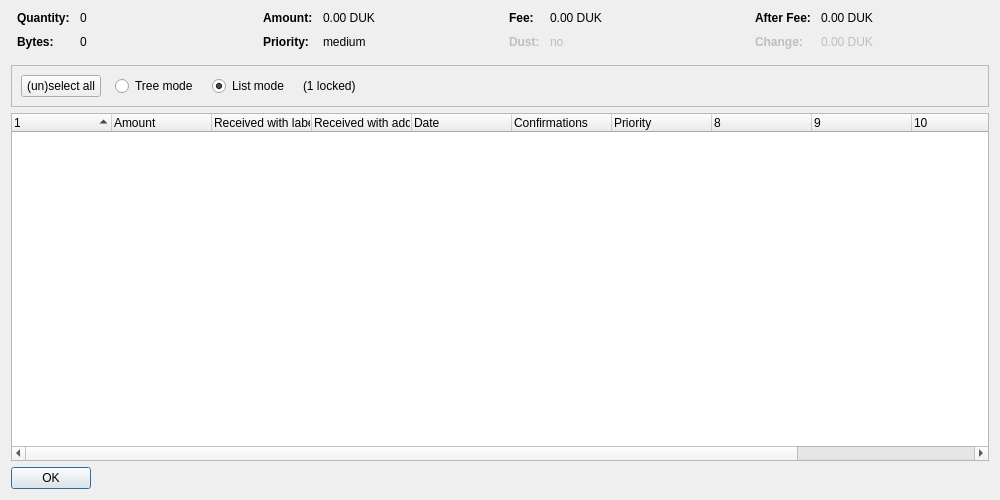
<?xml version="1.0" encoding="UTF-8"?>
<ui version="4.0">
 <class>CoinControlDialog</class>
 <widget class="QDialog" name="CoinControlDialog">
  <property name="geometry">
   <rect>
    <x>0</x>
    <y>0</y>
    <width>1000</width>
    <height>500</height>
   </rect>
  </property>
  <property name="windowTitle">
   <string>Coin Selection</string>
  </property>
  <layout class="QVBoxLayout" name="verticalLayout">
   <item>
    <layout class="QHBoxLayout" name="horizontalLayoutTop" stretch="0,0,0,0">
     <property name="topMargin">
      <number>0</number>
     </property>
     <property name="bottomMargin">
      <number>10</number>
     </property>
     <item>
      <layout class="QFormLayout" name="formLayoutCoinControl1">
       <property name="horizontalSpacing">
        <number>10</number>
       </property>
       <property name="verticalSpacing">
        <number>10</number>
       </property>
       <property name="leftMargin">
        <number>6</number>
       </property>
       <property name="rightMargin">
        <number>6</number>
       </property>
       <item row="0" column="0">
        <widget class="QLabel" name="labelCoinControlQuantityText">
         <property name="font">
          <font>
           <weight>75</weight>
           <bold>true</bold>
          </font>
         </property>
         <property name="text">
          <string>Quantity:</string>
         </property>
        </widget>
       </item>
       <item row="0" column="1">
        <widget class="QLabel" name="labelCoinControlQuantity">
         <property name="cursor">
          <cursorShape>IBeamCursor</cursorShape>
         </property>
         <property name="contextMenuPolicy">
          <enum>Qt::ActionsContextMenu</enum>
         </property>
         <property name="text">
          <string notr="true">0</string>
         </property>
         <property name="textInteractionFlags">
          <set>Qt::LinksAccessibleByMouse|Qt::TextSelectableByKeyboard|Qt::TextSelectableByMouse</set>
         </property>
        </widget>
       </item>
       <item row="1" column="0">
        <widget class="QLabel" name="labelCoinControlBytesText">
         <property name="font">
          <font>
           <weight>75</weight>
           <bold>true</bold>
          </font>
         </property>
         <property name="text">
          <string>Bytes:</string>
         </property>
        </widget>
       </item>
       <item row="1" column="1">
        <widget class="QLabel" name="labelCoinControlBytes">
         <property name="cursor">
          <cursorShape>IBeamCursor</cursorShape>
         </property>
         <property name="contextMenuPolicy">
          <enum>Qt::ActionsContextMenu</enum>
         </property>
         <property name="text">
          <string notr="true">0</string>
         </property>
         <property name="textInteractionFlags">
          <set>Qt::LinksAccessibleByMouse|Qt::TextSelectableByKeyboard|Qt::TextSelectableByMouse</set>
         </property>
        </widget>
       </item>
      </layout>
     </item>
     <item>
      <layout class="QFormLayout" name="formLayoutCoinControl2">
       <property name="horizontalSpacing">
        <number>10</number>
       </property>
       <property name="verticalSpacing">
        <number>10</number>
       </property>
       <property name="leftMargin">
        <number>6</number>
       </property>
       <property name="rightMargin">
        <number>6</number>
       </property>
       <item row="0" column="0">
        <widget class="QLabel" name="labelCoinControlAmountText">
         <property name="font">
          <font>
           <weight>75</weight>
           <bold>true</bold>
          </font>
         </property>
         <property name="text">
          <string>Amount:</string>
         </property>
        </widget>
       </item>
       <item row="0" column="1">
        <widget class="QLabel" name="labelCoinControlAmount">
         <property name="cursor">
          <cursorShape>IBeamCursor</cursorShape>
         </property>
         <property name="contextMenuPolicy">
          <enum>Qt::ActionsContextMenu</enum>
         </property>
         <property name="text">
          <string notr="true">0.00 DUK</string>
         </property>
         <property name="textInteractionFlags">
          <set>Qt::LinksAccessibleByMouse|Qt::TextSelectableByKeyboard|Qt::TextSelectableByMouse</set>
         </property>
        </widget>
       </item>
       <item row="1" column="0">
        <widget class="QLabel" name="labelCoinControlPriorityText">
         <property name="font">
          <font>
           <weight>75</weight>
           <bold>true</bold>
          </font>
         </property>
         <property name="text">
          <string>Priority:</string>
         </property>
        </widget>
       </item>
       <item row="1" column="1">
        <widget class="QLabel" name="labelCoinControlPriority">
         <property name="cursor">
          <cursorShape>IBeamCursor</cursorShape>
         </property>
         <property name="contextMenuPolicy">
          <enum>Qt::ActionsContextMenu</enum>
         </property>
         <property name="text">
          <string notr="true">medium</string>
         </property>
         <property name="textInteractionFlags">
          <set>Qt::LinksAccessibleByMouse|Qt::TextSelectableByKeyboard|Qt::TextSelectableByMouse</set>
         </property>
        </widget>
       </item>
      </layout>
     </item>
     <item>
      <layout class="QFormLayout" name="formLayoutCoinControl3">
       <property name="horizontalSpacing">
        <number>10</number>
       </property>
       <property name="verticalSpacing">
        <number>10</number>
       </property>
       <property name="leftMargin">
        <number>6</number>
       </property>
       <property name="rightMargin">
        <number>6</number>
       </property>
       <item row="0" column="0">
        <widget class="QLabel" name="labelCoinControlFeeText">
         <property name="font">
          <font>
           <weight>75</weight>
           <bold>true</bold>
          </font>
         </property>
         <property name="text">
          <string>Fee:</string>
         </property>
        </widget>
       </item>
       <item row="0" column="1">
        <widget class="QLabel" name="labelCoinControlFee">
         <property name="cursor">
          <cursorShape>IBeamCursor</cursorShape>
         </property>
         <property name="contextMenuPolicy">
          <enum>Qt::ActionsContextMenu</enum>
         </property>
         <property name="text">
          <string notr="true">0.00 DUK</string>
         </property>
         <property name="textInteractionFlags">
          <set>Qt::LinksAccessibleByMouse|Qt::TextSelectableByKeyboard|Qt::TextSelectableByMouse</set>
         </property>
        </widget>
       </item>
       <item row="1" column="0">
        <widget class="QLabel" name="labelCoinControlLowOutputText">
         <property name="enabled">
          <bool>false</bool>
         </property>
         <property name="font">
          <font>
           <weight>75</weight>
           <bold>true</bold>
          </font>
         </property>
         <property name="text">
          <string>Dust:</string>
         </property>
        </widget>
       </item>
       <item row="1" column="1">
        <widget class="QLabel" name="labelCoinControlLowOutput">
         <property name="enabled">
          <bool>false</bool>
         </property>
         <property name="cursor">
          <cursorShape>IBeamCursor</cursorShape>
         </property>
         <property name="contextMenuPolicy">
          <enum>Qt::ActionsContextMenu</enum>
         </property>
         <property name="text">
          <string notr="true">no</string>
         </property>
         <property name="textInteractionFlags">
          <set>Qt::LinksAccessibleByMouse|Qt::TextSelectableByKeyboard|Qt::TextSelectableByMouse</set>
         </property>
        </widget>
       </item>
      </layout>
     </item>
     <item>
      <layout class="QFormLayout" name="formLayoutCoinControl4">
       <property name="horizontalSpacing">
        <number>10</number>
       </property>
       <property name="verticalSpacing">
        <number>10</number>
       </property>
       <property name="leftMargin">
        <number>6</number>
       </property>
       <property name="rightMargin">
        <number>6</number>
       </property>
       <item row="0" column="0">
        <widget class="QLabel" name="labelCoinControlAfterFeeText">
         <property name="font">
          <font>
           <weight>75</weight>
           <bold>true</bold>
          </font>
         </property>
         <property name="text">
          <string>After Fee:</string>
         </property>
        </widget>
       </item>
       <item row="0" column="1">
        <widget class="QLabel" name="labelCoinControlAfterFee">
         <property name="cursor">
          <cursorShape>IBeamCursor</cursorShape>
         </property>
         <property name="contextMenuPolicy">
          <enum>Qt::ActionsContextMenu</enum>
         </property>
         <property name="text">
          <string notr="true">0.00 DUK</string>
         </property>
         <property name="textInteractionFlags">
          <set>Qt::LinksAccessibleByMouse|Qt::TextSelectableByKeyboard|Qt::TextSelectableByMouse</set>
         </property>
        </widget>
       </item>
       <item row="1" column="0">
        <widget class="QLabel" name="labelCoinControlChangeText">
         <property name="enabled">
          <bool>false</bool>
         </property>
         <property name="font">
          <font>
           <weight>75</weight>
           <bold>true</bold>
          </font>
         </property>
         <property name="text">
          <string>Change:</string>
         </property>
        </widget>
       </item>
       <item row="1" column="1">
        <widget class="QLabel" name="labelCoinControlChange">
         <property name="enabled">
          <bool>false</bool>
         </property>
         <property name="cursor">
          <cursorShape>IBeamCursor</cursorShape>
         </property>
         <property name="contextMenuPolicy">
          <enum>Qt::ActionsContextMenu</enum>
         </property>
         <property name="text">
          <string notr="true">0.00 DUK</string>
         </property>
         <property name="textInteractionFlags">
          <set>Qt::LinksAccessibleByMouse|Qt::TextSelectableByKeyboard|Qt::TextSelectableByMouse</set>
         </property>
        </widget>
       </item>
      </layout>
     </item>
    </layout>
   </item>
   <item>
    <widget class="QFrame" name="frame">
     <property name="minimumSize">
      <size>
       <width>0</width>
       <height>40</height>
      </size>
     </property>
     <property name="frameShape">
      <enum>QFrame::StyledPanel</enum>
     </property>
     <property name="frameShadow">
      <enum>QFrame::Sunken</enum>
     </property>
     <layout class="QHBoxLayout" name="horizontalLayout">
      <item>
       <layout class="QHBoxLayout" name="horizontalLayoutPanel" stretch="0,0,0,0,0">
        <property name="spacing">
         <number>14</number>
        </property>
        <item>
         <widget class="QPushButton" name="pushButtonSelectAll">
          <property name="sizePolicy">
           <sizepolicy hsizetype="Maximum" vsizetype="Fixed">
            <horstretch>0</horstretch>
            <verstretch>0</verstretch>
           </sizepolicy>
          </property>
          <property name="text">
           <string>(un)select all</string>
          </property>
          <property name="autoDefault">
           <bool>false</bool>
          </property>
         </widget>
        </item>
        <item>
         <widget class="QRadioButton" name="radioTreeMode">
          <property name="sizePolicy">
           <sizepolicy hsizetype="Maximum" vsizetype="Fixed">
            <horstretch>0</horstretch>
            <verstretch>0</verstretch>
           </sizepolicy>
          </property>
          <property name="text">
           <string>Tree mode</string>
          </property>
         </widget>
        </item>
        <item>
         <widget class="QRadioButton" name="radioListMode">
          <property name="sizePolicy">
           <sizepolicy hsizetype="Maximum" vsizetype="Fixed">
            <horstretch>0</horstretch>
            <verstretch>0</verstretch>
           </sizepolicy>
          </property>
          <property name="text">
           <string>List mode</string>
          </property>
          <property name="checked">
           <bool>true</bool>
          </property>
         </widget>
        </item>
        <item>
         <widget class="QLabel" name="labelLocked">
          <property name="text">
           <string notr="true">(1 locked)</string>
          </property>
         </widget>
        </item>
        <item>
         <spacer name="horizontalSpacer">
          <property name="orientation">
           <enum>Qt::Horizontal</enum>
          </property>
          <property name="sizeHint" stdset="0">
           <size>
            <width>40</width>
            <height>20</height>
           </size>
          </property>
         </spacer>
        </item>
       </layout>
      </item>
     </layout>
    </widget>
   </item>
   <item>
    <widget class="CoinControlTreeWidget" name="treeWidget">
     <property name="contextMenuPolicy">
      <enum>Qt::CustomContextMenu</enum>
     </property>
     <property name="sortingEnabled">
      <bool>false</bool>
     </property>
     <property name="columnCount">
      <number>12</number>
     </property>
     <attribute name="headerShowSortIndicator" stdset="0">
      <bool>true</bool>
     </attribute>
     <attribute name="headerStretchLastSection">
      <bool>false</bool>
     </attribute>
     <column>
      <property name="text">
       <string/>
      </property>
     </column>
     <column>
      <property name="text">
       <string>Amount</string>
      </property>
     </column>
     <column>
      <property name="text">
       <string>Received with label</string>
      </property>
     </column>
     <column>
      <property name="text">
       <string>Received with address</string>
      </property>
     </column>
     <column>
      <property name="text">
       <string>Date</string>
      </property>
     </column>
     <column>
      <property name="text">
       <string>Confirmations</string>
      </property>
      <property name="toolTip">
       <string>Confirmed</string>
      </property>
     </column>
     <column>
      <property name="text">
       <string>Priority</string>
      </property>
     </column>
     <column>
      <property name="text">
       <string/>
      </property>
     </column>
     <column>
      <property name="text">
       <string/>
      </property>
     </column>
     <column>
      <property name="text">
       <string/>
      </property>
     </column>
     <column>
      <property name="text">
       <string/>
      </property>
     </column>
     <column>
      <property name="text">
       <string/>
      </property>
     </column>
    </widget>
   </item>
   <item>
    <widget class="QDialogButtonBox" name="buttonBox">
     <property name="sizePolicy">
      <sizepolicy hsizetype="Maximum" vsizetype="Fixed">
       <horstretch>0</horstretch>
       <verstretch>0</verstretch>
      </sizepolicy>
     </property>
     <property name="orientation">
      <enum>Qt::Horizontal</enum>
     </property>
     <property name="standardButtons">
      <set>QDialogButtonBox::Ok</set>
     </property>
    </widget>
   </item>
  </layout>
 </widget>
 <customwidgets>
  <customwidget>
   <class>CoinControlTreeWidget</class>
   <extends>QTreeWidget</extends>
   <header>coincontroltreewidget.h</header>
  </customwidget>
 </customwidgets>
 <resources/>
 <connections/>
</ui>
